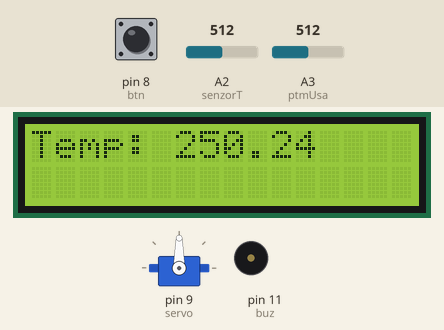
A sketch run on a simulated Arduino Uno, built with avr-gcc and run on an emulated ATmega328P. On the bench: servo, 16×2 character LCD, buzzer (waves = sounding). Inputs (shaded band) come from the test bench; at power-on: pin 8 (btn) HIGH, A3 (ptmUsa) = 512, A2 (senzorT) = 512.

Above: at 1.6 s.
1.7 s: pin 8 (btn) pulled LOW for 0.15 s
At 1.82 s:
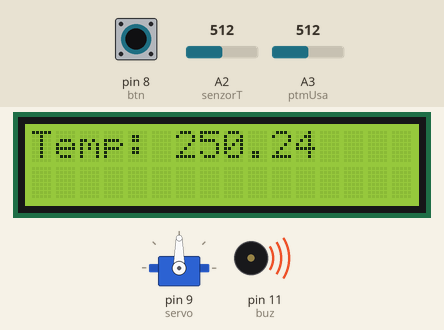
2.4 s: A3 (ptmUsa) set to 716
At 4.7 s:
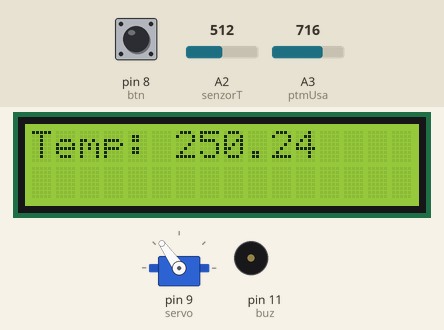
5.1 s: A3 (ptmUsa) set to 900
At 6.2 s:
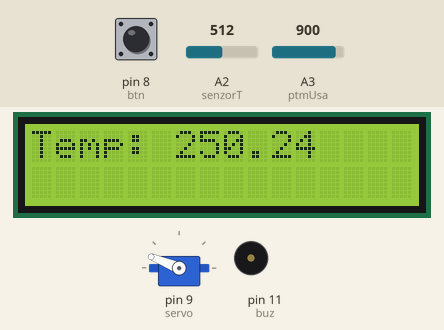
6.6 s: pin 8 (btn) pulled LOW for 1 s
At 8.15 s:
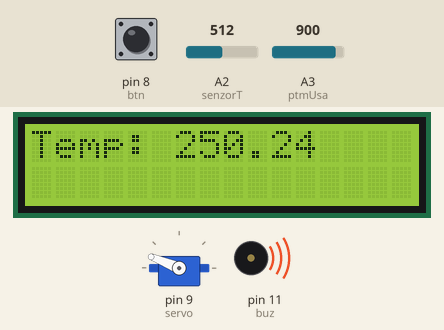
9.1 s: A2 (senzorT) set to 716
At 10.5 s:
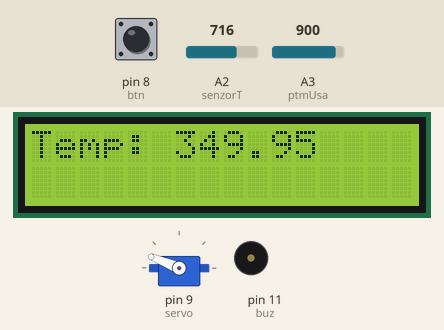
11.0 s: A3 (ptmUsa) set to 1023
At 11.9 s:
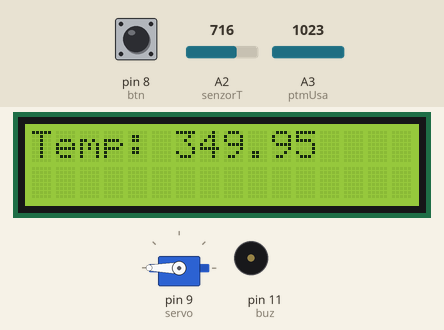
Timing chart, 0 to 13.5 s (numbered marks = the images above; inputs shaded):
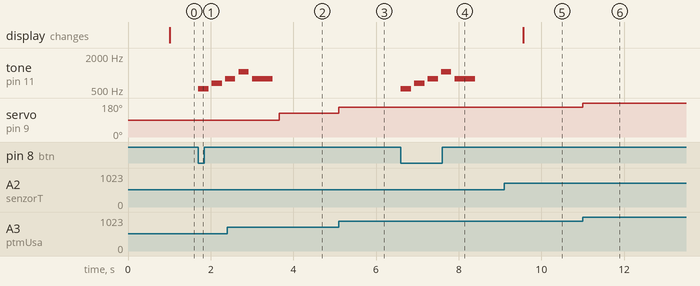

The sketch:

homeSystem.ino
```cpp
#include <pitches.h>
#include <Servo.h>
#include <Wire.h>
#include <LiquidCrystal_I2C.h>

LiquidCrystal_I2C lcd(0x27,16,2);
int senzorT = A2;
int readValue;
float voltValue;
float temp;

int intervalLCD = 1000;
unsigned long prevMillisLCD;

int intervalServo = 20;
unsigned long prevMillisServo;

Servo servo;
int ptmUsa = A3;
int prevAngle = 0;

int buz = 11;
int btn = 8;
int melody[] = {
  NOTE_C5, NOTE_E5, NOTE_G5, NOTE_C6, NOTE_G5
};
int noteT[] = {
  4, 4, 4, 4, 2
};

void setup() {
  servo.attach(9);
  lcd.init();
  lcd.backlight();
  pinMode(btn, INPUT_PULLUP);
  pinMode(buz, OUTPUT);
  Serial.begin(9600);
  lcd.setCursor(0,0);
  lcd.print("Temp: ");
}

void ecran() {
  unsigned long currentMillis = millis();

  if (currentMillis - prevMillisLCD >= intervalLCD) {
    prevMillisLCD = currentMillis;

    analogRead(senzorT);
    readValue = analogRead(senzorT);
    voltValue = readValue * (5.0 / 1023.0);
    temp = voltValue * 100;

    lcd.setCursor(6,0);
    lcd.print("   ");
    lcd.setCursor(6,0);
    lcd.print(temp);
  }


  // Incercam sa deschid usa si sa afisez mesaj pe lcd
  // if(prevAngle > angle)
  // {
  //   lcd.print("La revedere!");
  // }
  // else
  // {
  //   lcd.print("Salut!");
  // }
  // prevAngle=angle;

}

void sonerie()
{
  if (digitalRead(btn) == LOW) {

    for (int i = 0; i < 5; i++) {
      int noteDur = 1000 / noteT[i];
      tone(buz, melody[i], noteDur);

      float delayNote = 1.30 * noteDur;
      delay(delayNote);
    }
    noTone(buz);
  }
}

void servoUsa()
{
  unsigned long currentMillis = millis();
  int readValue = analogRead(ptmUsa);
  int angle = map(readValue, 0 ,1023, 0, 180);
  if(currentMillis - prevMillisServo >= intervalServo)
  {
    prevMillisServo = currentMillis;
    servo.write(angle);
  }
  //ecran(angle);
}

void loop()
{
  sonerie();
  servoUsa();
  ecran();


}
```

Measured:
- after the input at 1.7 s, tone on pin 11 (buz): plays 523 Hz for 0.25 s, 659 Hz for 0.25 s, 784 Hz for 0.05 s, starting at once
- after the input at 2.4 s, servo on pin 9 (servo): 90° → 125° after 1.3 s
- after the input at 5.1 s, servo on pin 9 (servo): 125° → 158° at once
- after the input at 6.6 s, tone on pin 11 (buz): plays 523 Hz for 0.25 s, 659 Hz for 0.25 s, 784 Hz for 0.25 s, 1047 Hz for 0.25 s, 784 Hz for 0.50 s, starting at once
- after the input at 9.1 s, the display: changes after 0.46 s (image 5)
- after the input at 11.0 s, servo on pin 9 (servo): 158° → 180° at once
